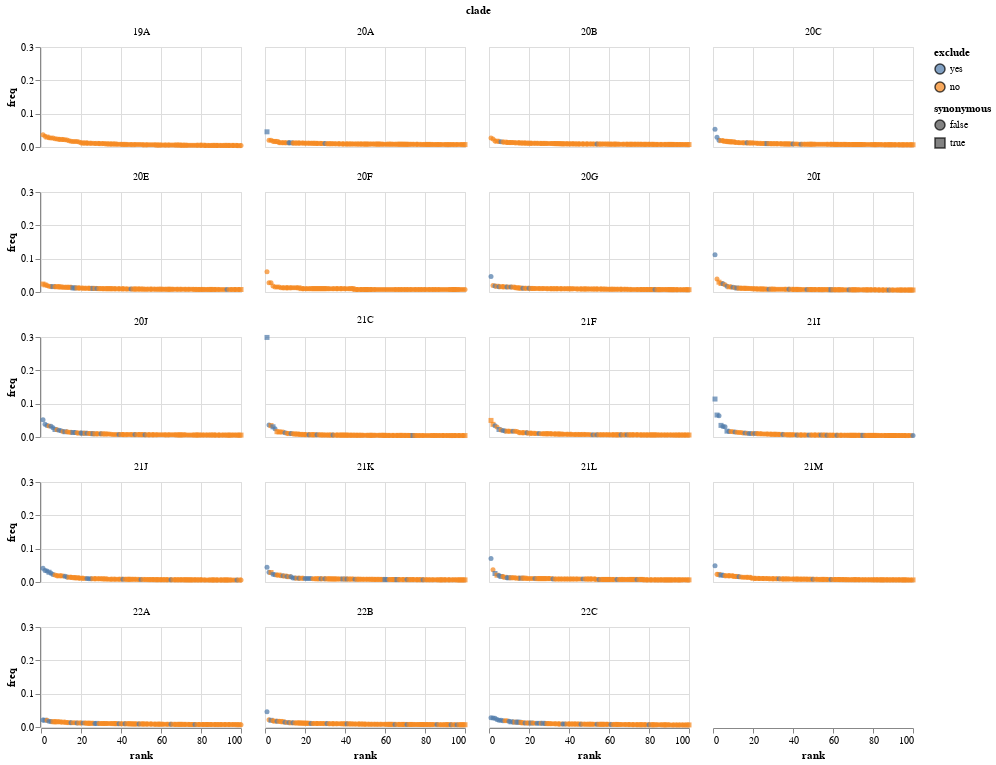

The notebook cell saved with this chart:
### Markdown cell above
For each clade plot the top mutations as a fraction of all mutations in that clade, just using the "all" subset.

You can mouseover points to highlight mutations (which will highlight all mutations at that site on all facets), and click the legend to show/hide excluded or non-excluded mutations.

This plot is useful to look at to identifier apparent outlier sites with aberrantly high mutation counts that can then be specified for exclusion (note those specifications are done in the pipeline `config.yaml` file, and also all reversions from clade founder to reference may be excluded):

### Code cell
top_n = 100  # plot this many per clade

mutation_freqs = (
    mutation_counts
    .query("subset == 'all'")
    .sort_values(["clade", "count"], ascending=False)
    .groupby("clade")
    .head(n=top_n)
    .assign(
        freq=lambda x: x["count"] / x.groupby("clade")["count"].transform("sum"),
        rank=lambda x: x.groupby("clade")["freq"].rank(ascending=False, method="first"),
        exclude=lambda x: x["exclude"].map({True: "yes", False: "no"}),
    )
)

select_exclude = alt.selection_multi(
    fields=["exclude"], bind="legend", init=[{"exclude": "yes"}, {"exclude": "no"}],
)

select_site = alt.selection_single(
    fields=["nt_site"], on="mouseover", empty="none",
)

mutation_freqs_chart = (
    alt.Chart(mutation_freqs)
    .encode(
        x="rank",
        y="freq",
        strokeWidth=alt.condition(select_site, alt.value(2), alt.value(0)),
        color=alt.Color("exclude", scale=alt.Scale(domain=["yes", "no"])),
        shape=alt.Shape("synonymous"),
        size=alt.condition(select_site, alt.value(50), alt.value(25)),
        tooltip=["nt_site", "nt_mutation", "count", "freq"],
    )
    .mark_point(filled=True, stroke="black")
    .properties(width=200, height=100)
    .facet("clade", columns=4)
    .add_selection(select_exclude, select_site)
    .transform_filter(select_exclude)
)

mutation_freqs_chart

### Figure 1 — Vega-Lite specification as saved in the notebook (floating-point values rounded to 4 significant figures; data arrays with more than 128 entries replaced by an {"elided": "..."} marker saying what was removed)
{"config": {"view": {"continuousWidth": 400, "continuousHeight": 300}}, "data": {"name": "data-00dea182d61e612378a601f2d68ab8e6"}, "facet": {"field": "clade", "type": "nominal"}, "spec": {"mark": {"type": "point", "filled": true, "stroke": "black"}, "encoding": {"color": {"field": "exclude", "scale": {"domain": ["yes", "no"]}, "type": "nominal"}, "shape": {"field": "synonymous", "type": "nominal"}, "size": {"condition": {"value": 50, "selection": "selector002"}, "value": 25}, "strokeWidth": {"condition": {"value": 2, "selection": "selector002"}, "value": 0}, "tooltip": [{"field": "nt_site", "type": "quantitative"}, {"field": "nt_mutation", "type": "nominal"}, {"field": "count", "type": "quantitative"}, {"field": "freq", "type": "quantitative"}], "x": {"field": "rank", "type": "quantitative"}, "y": {"field": "freq", "type": "quantitative"}}, "height": 100, "selection": {"selector001": {"type": "multi", "fields": ["exclude"], "bind": "legend", "init": [{"exclude": "yes"}, {"exclude": "no"}]}, "selector002": {"type": "single", "fields": ["nt_site"], "on": "mouseover", "empty": "none"}}, "width": 200}, "columns": 4, "transform": [{"filter": {"selection": "selector001"}}], "$schema": "https://vega.github.io/schema/vega-lite/v4.17.0.json", "datasets": {"data-00dea182d61e612378a601f2d68ab8e6": {"elided": "1900 records"}}}
